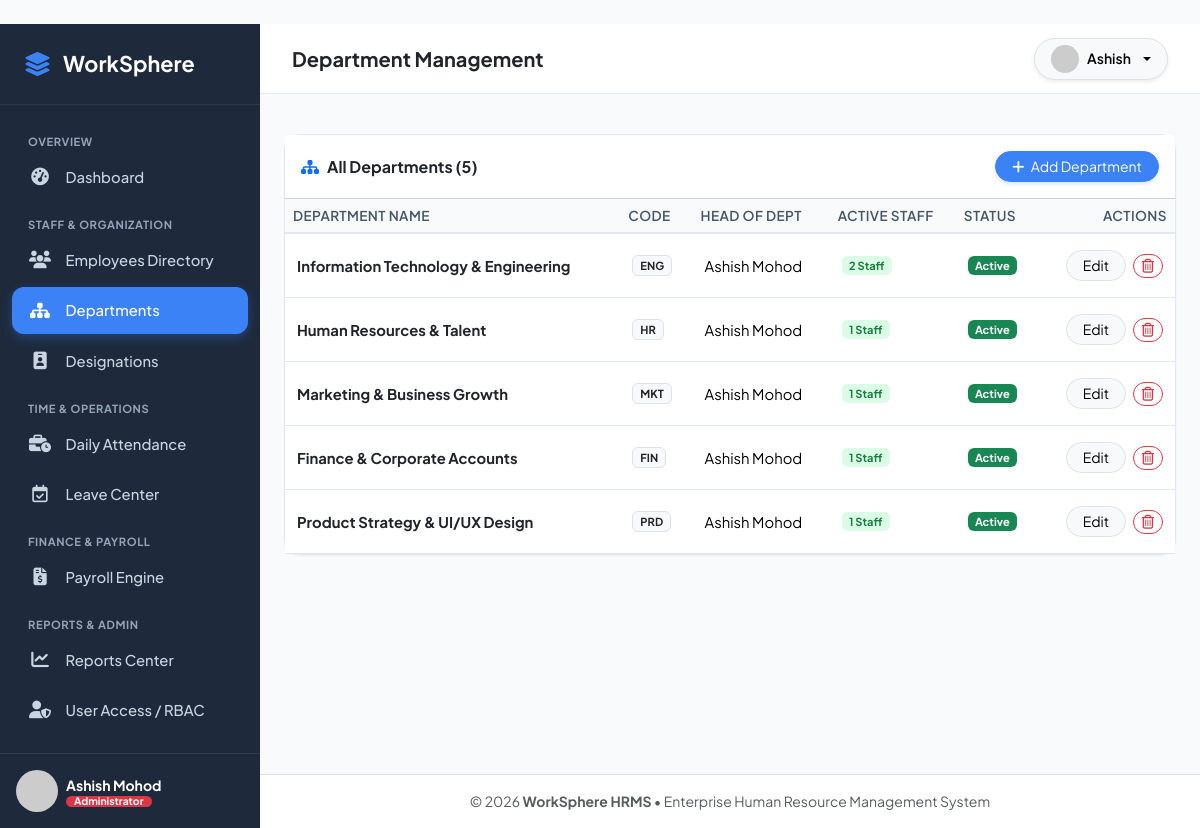
Screenshot of /employees/departments/ (signed in) with the database file from the repository.
### accounts/models.py (models this page shows, shortened)
class User(AbstractUser):
    role = models.CharField(
        max_length=20,
        choices=UserRole.choices,
        default=UserRole.EMPLOYEE,
        help_text="Role determining access permissions within WorkSphere."
    )
    phone = models.CharField(max_length=20, blank=True, null=True)
    profile_picture = models.ImageField(upload_to='avatars/', blank=True, null=True)
    is_verified = models.BooleanField(default=True)
    created_at = models.DateTimeField(auto_now_add=True)
    updated_at = models.DateTimeField(auto_now=True)
    @property
    def get_role_badge(self):
        badges = {
            UserRole.ADMIN: 'bg-danger',
            UserRole.HR: 'bg-primary',
            UserRole.EMPLOYEE: 'bg-info text-dark',
        }
        return badges.get(self.role, 'bg-secondary')
    @property
    def get_avatar_url(self):
        if self.profile_picture and hasattr(self.profile_picture, 'url'):
            return self.profile_picture.url
        return f"https://ui-avatars.com/api/?name={self.get_full_name() or self.username}&background=2563eb&color=fff"

### employees/models.py (models this page shows, shortened)
class Department(models.Model):
    name = models.CharField(max_length=100, unique=True)
    code = models.CharField(max_length=20, unique=True)
    description = models.TextField(blank=True)
    head_of_department = models.ForeignKey(
        settings.AUTH_USER_MODEL,
        on_delete=models.SET_NULL,
        null=True,
        blank=True,
        related_name='headed_departments'
    )
    is_active = models.BooleanField(default=True)
    created_at = models.DateTimeField(auto_now_add=True)
    updated_at = models.DateTimeField(auto_now=True)
    class Meta:
        ordering = ['name']

### employees/views.py (the view)
# urls.py: path('departments/', views.department_list_view, name='department_list'),
@login_required
@hr_required
def department_list_view(request):
    departments = Department.objects.annotate(
        total_staff=Count('employees', filter=Q(employees__status='ACTIVE'))
    ).all()
    return render(request, 'employees/department_list.html', {'departments': departments})

### templates/employees/department_list.html (shortened to what this page needs)
﻿{% extends 'base.html' %}
{% block page_title %}Department Management{% endblock %}
{% block content %}
<div class="card card-custom">
    <div class="card-header bg-white p-3 d-flex justify-content-between align-items-center">
        <h6 class="fw-bold mb-0 text-dark"><i class="fa-solid fa-sitemap me-2 text-primary"></i>All Departments ({{ departments.count }})</h6>
        <a href="{% url 'employees:department_create' %}" class="btn btn-sm btn-primary rounded-pill px-3">
            <i class="fa-solid fa-plus me-1"></i> Add Department
        </a>
    </div>
    <div class="table-responsive">
        <table class="table table-custom table-hover align-middle mb-0">
            <thead>
                <tr>
                    <th>Department Name</th>
                    <th>Code</th>
                    <th>Head of Dept</th>
                    <th>Active Staff</th>
                    <th>Status</th>
                    <th class="text-end">Actions</th>
                </tr>
            </thead>
            <tbody>
                {% for d in departments %}
                <tr>
                    <td class="fw-bold text-dark">{{ d.name }}</td>
                    <td><span class="badge bg-light text-dark border">{{ d.code }}</span></td>
                    <td>{{ d.head_of_department.get_full_name|default:'Unassigned' }}</td>
                    <td><span class="badge badge-active">{{ d.total_staff }} Staff</span></td>
                    <td>
                        {% if d.is_active %}
                        <span class="badge bg-success">Active</span>
                        {% else %}
                        <span class="badge bg-secondary">Inactive</span>
                        {% endif %}
                    </td>
                    <td class="text-end">
                        <a href="{% url 'employees:department_update' pk=d.pk %}" class="btn btn-sm btn-light border rounded-pill px-3 me-1">Edit</a>
                        {% if user.role == 'ADMIN' or user.is_superuser %}
                        <a href="{% url 'employees:department_delete' pk=d.pk %}" class="btn btn-sm btn-outline-danger rounded-pill px-2"><i class="fa-regular fa-trash-can"></i></a>
                        {% endif %}
                    </td>
                </tr>
                {% empty %}
                <tr><td colspan="6" class="text-center py-4 text-muted">No departments created yet.</td></tr>
                {% endfor %}
            </tbody>
        </table>
    </div>
</div>
{% endblock %}

### templates/base.html (shortened to what this page needs)
﻿<!DOCTYPE html>
<html lang="en">
<head>
    <link href="https://cdn.jsdelivr.net/npm/bootstrap@5.3.2/dist/css/bootstrap.min.css" rel="stylesheet">
    <link rel="stylesheet" href="https://cdnjs.cloudflare.com/ajax/libs/font-awesome/6.5.1/css/all.min.css">
    {% load static %}
    <link rel="stylesheet" href="{% static 'css/style.css' %}">
</head>
<body>
    <div id="app-wrapper">
        <aside id="sidebar">
            <div class="sidebar-brand">
                <i class="fa-solid fa-layer-group fs-4"></i>
                <span>WorkSphere</span>
            </div>
            <ul class="sidebar-menu">
                <li class="menu-header">Overview</li>
                <li>
                    <a href="{% url 'dashboard:index' %}" class="sidebar-link {% if request.resolver_match.app_name == 'dashboard' and request.resolver_match.url_name == 'index' %}active{% endif %}">
                        <i class="fa-solid fa-gauge-high"></i>
                        <span>Dashboard</span>
                    </a>
                </li>
                {% if user.role == 'ADMIN' or user.role == 'HR' or user.is_superuser %}
                <li class="menu-header">Staff & Organization</li>
                <li>
                    <a href="{% url 'employees:list' %}" class="sidebar-link {% if request.resolver_match.app_name == 'employees' and 'department' not in request.path and 'designation' not in request.path %}active{% endif %}">
                        <i class="fa-solid fa-users"></i>
                        <span>Employees Directory</span>
                    </a>
                </li>
                <li>
                    <a href="{% url 'employees:department_list' %}" class="sidebar-link {% if 'departments' in request.path %}active{% endif %}">
                        <i class="fa-solid fa-sitemap"></i>
                        <span>Departments</span>
                    </a>
                </li>
                <li>
                    <a href="{% url 'employees:designation_list' %}" class="sidebar-link {% if 'designations' in request.path %}active{% endif %}">
                        <i class="fa-solid fa-id-badge"></i>
                        <span>Designations</span>
                    </a>
                </li>
                {% endif %}
                <li class="menu-header">Time & Operations</li>
                <li>
                    <a href="{% url 'attendance:list' %}" class="sidebar-link {% if request.resolver_match.app_name == 'attendance' and request.resolver_match.url_name == 'list' %}active{% endif %}">
                        <i class="fa-solid fa-business-time"></i>
                        <span>Daily Attendance</span>
                    </a>
                </li>
                <li>
                    <a href="{% url 'leave_management:list' %}" class="sidebar-link {% if request.resolver_match.app_name == 'leave_management' and request.resolver_match.url_name == 'list' %}active{% endif %}">
                        <i class="fa-regular fa-calendar-check"></i>
                        <span>Leave Center</span>
                    </a>
                </li>
                <li class="menu-header">Finance & Payroll</li>
                <li>
                    <a href="{% url 'payroll:list' %}" class="sidebar-link {% if request.resolver_match.app_name == 'payroll' and request.resolver_match.url_name == 'list' %}active{% endif %}">
                        <i class="fa-solid fa-file-invoice-dollar"></i>
                        <span>Payroll Engine</span>
                    </a>
                </li>
                {% if user.role == 'ADMIN' or user.role == 'HR' or user.is_superuser %}
                <li class="menu-header">Reports & Admin</li>
                <li>
                    <a href="{% url 'dashboard:reports' %}" class="sidebar-link {% if request.resolver_match.url_name == 'reports' %}active{% endif %}">
                        <i class="fa-solid fa-chart-line"></i>
                        <span>Reports Center</span>
                    </a>
                </li>
                <li>
                    <a href="{% url 'accounts:user_list' %}" class="sidebar-link {% if request.resolver_match.app_name == 'accounts' and request.resolver_match.url_name == 'user_list' %}active{% endif %}">
                        <i class="fa-solid fa-user-shield"></i>
                        <span>User Access / RBAC</span>
                    </a>
                </li>
                {% endif %}
            </ul>
            <div class="p-3 border-top border-secondary border-opacity-25 mt-auto">
                <div class="d-flex align-items-center gap-2">
                    <img src="{{ user.get_avatar_url }}" alt="{{ user.username }}" class="avatar-img">
                    <div class="overflow-hidden">
                        <div class="text-white fw-bold text-truncate small">{{ user.get_full_name|default:user.username }}</div>
                        <span class="badge {{ user.get_role_badge }} py-0 px-2 small" style="font-size: 0.65rem;">{{ user.get_role_display }}</span>
                    </div>
                </div>
            </div>
        </aside>
        <div id="main-content">
            <header class="top-navbar">
                <div class="d-flex align-items-center gap-3">
                    <h5 class="fw-bold mb-0 text-dark">{% block page_title %}Dashboard{% endblock %}</h5>
                </div>
                <div class="d-flex align-items-center gap-3">
                    <div class="dropdown">
                        <button class="btn btn-light d-flex align-items-center gap-2 rounded-pill px-3 border dropdown-toggle shadow-sm" type="button" data-bs-toggle="dropdown">
                            <img src="{{ user.get_avatar_url }}" class="rounded-circle" width="28" height="28" alt="avatar">
                            <span class="fw-semibold small d-none d-md-inline">{{ user.first_name|default:user.username }}</span>
                        </button>
                    </div>
                </div>
            </header>
            <div class="px-4 pt-3">
            </div>
            <main class="flex-grow-1 p-4">
                {% block content %}{% endblock %}
            </main>
            <footer class="bg-white border-top py-3 px-4 text-center text-muted small">
                <span>&copy; 2026 <strong>WorkSphere HRMS</strong> &bull; Enterprise Human Resource Management System</span>
            </footer>
        </div>
    </div>
</body>
</html>

### static/css/style.css (style rules this page uses)
body { background-color: #f8fafc; color: var(--text-main); font-family: 'Plus Jakarta Sans', system-ui, -apple-system, sans-serif; min-height: 100vh; display: flex; flex-direction: column; }
#app-wrapper { display: flex; width: 100%; min-height: 100vh; }
#sidebar { width: 260px; background-color: var(--sidebar-bg); color: #f8fafc; flex-shrink: 0; display: flex; flex-direction: column; transition: all 0.3s ease; z-index: 1000; }
#sidebar .sidebar-brand { padding: 1.5rem; font-size: 1.35rem; font-weight: 700; color: #ffffff; display: flex; align-items: center; gap: 0.75rem; border-bottom: 1px solid rgba(255, 255, 255, 0.08); }
#sidebar .sidebar-brand i { color: var(--primary-color); }
#sidebar .sidebar-menu { padding: 1rem 0.75rem; list-style: none; margin: 0; flex-grow: 1; overflow-y: auto; }
.menu-header { font-size: 0.7rem; text-transform: uppercase; letter-spacing: 0.05em; color: #94a3b8; padding: 0.75rem 1rem 0.25rem; font-weight: 700; }
.sidebar-link { display: flex; align-items: center; gap: 0.85rem; padding: 0.75rem 1rem; color: #cbd5e1; text-decoration: none; border-radius: var(--radius-md); font-weight: 500; font-size: 0.925rem; margin-bottom: 0.25rem; transition: all 0.2s ease; }
.sidebar-link.active { color: #ffffff; background-color: var(--primary-color); box-shadow: 0 4px 12px rgba(59, 130, 246, 0.3); }
.sidebar-link i { font-size: 1.1rem; width: 24px; text-align: center; }
#main-content { flex-grow: 1; display: flex; flex-direction: column; min-width: 0; overflow-x: hidden; }
.top-navbar { background: #ffffff; border-bottom: 1px solid var(--border-color); padding: 0.85rem 2rem; display: flex; align-items: center; justify-content: space-between; position: sticky; top: 0; z-index: 900; }
.card-custom { background: #ffffff; border: 1px solid var(--border-color); border-radius: var(--radius-lg); box-shadow: var(--shadow-sm); }
.badge-active { background-color: #dcfce7; color: #15803d; }
.btn-primary { background-color: var(--primary-color); border-color: var(--primary-color); box-shadow: 0 2px 4px rgba(59, 130, 246, 0.2); }
.table-custom th { background-color: #f8fafc; color: #475569; font-weight: 600; font-size: 0.85rem; text-transform: uppercase; letter-spacing: 0.03em; border-bottom: 2px solid var(--border-color); }
.table-custom td { vertical-align: middle; font-size: 0.925rem; border-bottom: 1px solid var(--border-color); padding: 1rem 0.75rem; }
.avatar-img { width: 42px; height: 42px; border-radius: 50%; object-fit: cover; }

### rows the page displays
User: get_full_name "Ashish Mohod", role "Administrator", first_name "Ashish"
Department: name "Information Technology & Engineering", code "ENG", head_of_department.get_full_name "Ashish Mohod", total_staff "2", is_active "Active"
Department: name "Human Resources & Talent", code "HR", head_of_department.get_full_name "Ashish Mohod", total_staff "1", is_active "Active"
Department: name "Marketing & Business Growth", code "MKT", head_of_department.get_full_name "Ashish Mohod", total_staff "1", is_active "Active"
Department: name "Finance & Corporate Accounts", code "FIN", head_of_department.get_full_name "Ashish Mohod", total_staff "1", is_active "Active"
Department: name "Product Strategy & UI/UX Design", code "PRD", head_of_department.get_full_name "Ashish Mohod", total_staff "1", is_active "Active"

### other values shown
{{ departments.count }} "5"
